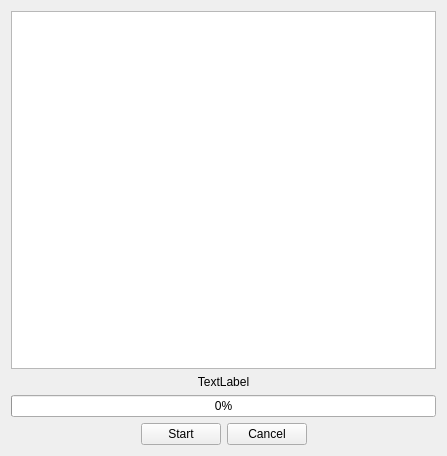
<?xml version="1.0" encoding="UTF-8"?>
<ui version="4.0">
 <class>MarketProcessGui</class>
 <widget class="QWidget" name="MarketProcessGui">
  <property name="geometry">
   <rect>
    <x>0</x>
    <y>0</y>
    <width>447</width>
    <height>456</height>
   </rect>
  </property>
  <property name="windowTitle">
   <string>CrackerJack - Market</string>
  </property>
  <layout class="QGridLayout" name="gridLayout_2">
   <item row="1" column="0">
    <widget class="QLabel" name="label">
     <property name="text">
      <string>TextLabel</string>
     </property>
     <property name="alignment">
      <set>Qt::AlignCenter</set>
     </property>
    </widget>
   </item>
   <item row="3" column="0">
    <layout class="QHBoxLayout" name="horizontalLayout">
     <item>
      <spacer name="horizontalSpacer_2">
       <property name="orientation">
        <enum>Qt::Horizontal</enum>
       </property>
       <property name="sizeHint" stdset="0">
        <size>
         <width>40</width>
         <height>20</height>
        </size>
       </property>
      </spacer>
     </item>
     <item>
      <widget class="QPushButton" name="startButton">
       <property name="text">
        <string>Start</string>
       </property>
      </widget>
     </item>
     <item>
      <widget class="QPushButton" name="cancelButton">
       <property name="text">
        <string>Cancel</string>
       </property>
      </widget>
     </item>
     <item>
      <spacer name="horizontalSpacer">
       <property name="orientation">
        <enum>Qt::Horizontal</enum>
       </property>
       <property name="sizeHint" stdset="0">
        <size>
         <width>40</width>
         <height>20</height>
        </size>
       </property>
      </spacer>
     </item>
    </layout>
   </item>
   <item row="2" column="0">
    <widget class="QProgressBar" name="progressBar">
     <property name="value">
      <number>0</number>
     </property>
     <property name="alignment">
      <set>Qt::AlignCenter</set>
     </property>
    </widget>
   </item>
   <item row="0" column="0">
    <widget class="QListWidget" name="listWidget"/>
   </item>
  </layout>
 </widget>
 <resources/>
 <connections>
  <connection>
   <sender>cancelButton</sender>
   <signal>clicked()</signal>
   <receiver>MarketProcessGui</receiver>
   <slot>cancelButtonClicked()</slot>
   <hints>
    <hint type="sourcelabel">
     <x>264</x>
     <y>434</y>
    </hint>
    <hint type="destinationlabel">
     <x>223</x>
     <y>227</y>
    </hint>
   </hints>
  </connection>
  <connection>
   <sender>startButton</sender>
   <signal>clicked()</signal>
   <receiver>MarketProcessGui</receiver>
   <slot>startButtonClicker()</slot>
   <hints>
    <hint type="sourcelabel">
     <x>183</x>
     <y>434</y>
    </hint>
    <hint type="destinationlabel">
     <x>223</x>
     <y>227</y>
    </hint>
   </hints>
  </connection>
 </connections>
 <slots>
  <slot>cancelButtonClicked()</slot>
  <slot>startButtonClicker()</slot>
  <slot>addTextToDisplayList(QString)</slot>
  <slot>repaintLabel(QString)</slot>
  <slot>printValueToProgressBar(int,int)</slot>
 </slots>
</ui>
